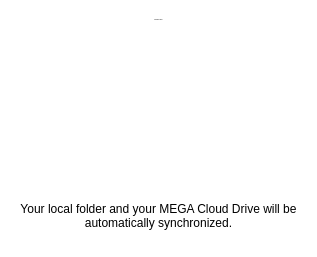
     <widget class="QWidget" name="pWelcome">
      <property name="styleSheet">
       <string notr="true">background: transparent;</string>
      </property>
      <layout class="QVBoxLayout" name="verticalLayout_7">
       <property name="spacing">
        <number>5</number>
       </property>
       <property name="leftMargin">
        <number>20</number>
       </property>
       <property name="topMargin">
        <number>19</number>
       </property>
       <property name="rightMargin">
        <number>20</number>
       </property>
       <property name="bottomMargin">
        <number>27</number>
       </property>
       <item>
        <widget class="QLabel" name="lWelcome">
         <property name="sizePolicy">
          <sizepolicy hsizetype="Preferred" vsizetype="Maximum">
           <horstretch>0</horstretch>
           <verstretch>0</verstretch>
          </sizepolicy>
         </property>
         <property name="minimumSize">
          <size>
           <width>0</width>
           <height>0</height>
          </size>
         </property>
         <property name="maximumSize">
          <size>
           <width>16777215</width>
           <height>16777215</height>
          </size>
         </property>
         <property name="font">
          <font>
           <pointsize>-1</pointsize>
           <weight>50</weight>
           <italic>false</italic>
           <bold>false</bold>
          </font>
         </property>
         <property name="styleSheet">
          <string notr="true"/>
         </property>
         <property name="text">
          <string>Welcome to MEGA</string>
         </property>
         <property name="alignment">
          <set>Qt::AlignHCenter|Qt::AlignTop</set>
         </property>
        </widget>
       </item>
       <item>
        <widget class="QToolButton" name="toolButton_2">
         <property name="sizePolicy">
          <sizepolicy hsizetype="Minimum" vsizetype="Fixed">
           <horstretch>0</horstretch>
           <verstretch>0</verstretch>
          </sizepolicy>
         </property>
         <property name="styleSheet">
          <string notr="true">border: none;
</string>
         </property>
         <property name="text">
          <string/>
         </property>
         <property name="icon">
          <iconset resource="../Resources_win.qrc">
           <normaloff>:/images/app_128.png</normaloff>:/images/app_128.png</iconset>
         </property>
         <property name="iconSize">
          <size>
           <width>128</width>
           <height>128</height>
          </size>
         </property>
        </widget>
       </item>
       <item>
        <spacer name="verticalSpacer">
         <property name="orientation">
          <enum>Qt::Vertical</enum>
         </property>
         <property name="sizeHint" stdset="0">
          <size>
           <width>20</width>
           <height>40</height>
          </size>
         </property>
        </spacer>
       </item>
       <item>
        <widget class="QLabel" name="label_6">
         <property name="text">
          <string>Your local folder and your MEGA Cloud Drive will be automatically synchronized.</string>
         </property>
         <property name="alignment">
          <set>Qt::AlignCenter</set>
         </property>
         <property name="wordWrap">
          <bool>true</bool>
         </property>
        </widget>
       </item>
      </layout>
     </widget>
